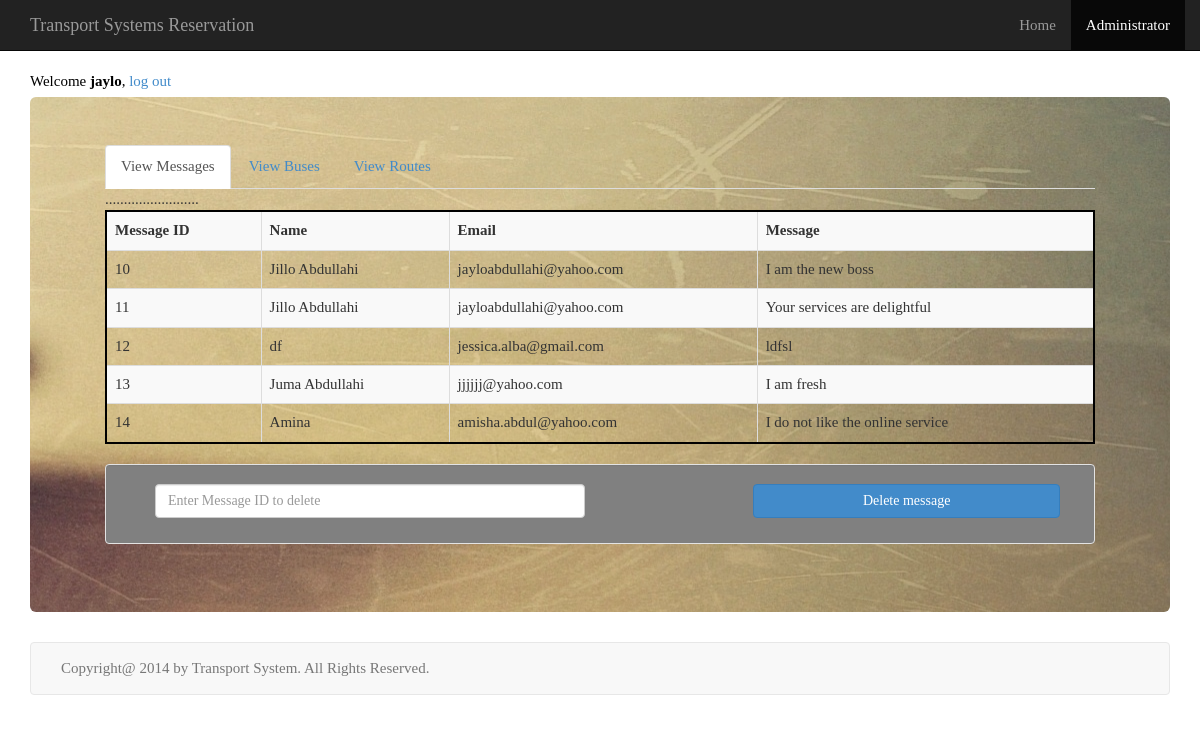
The app's page /adminPage.php (signed in) with its own data.
### tables this page shows
CREATE TABLE IF NOT EXISTS `contactus` (
  `id` int(254) NOT NULL AUTO_INCREMENT,
  `name` varchar(254) NOT NULL,
  `email` varchar(254) NOT NULL,
  `message` varchar(254) NOT NULL,
  PRIMARY KEY (`id`)
);

### libs/adminStuff.php (shortened to what this page needs)
<?php
$getCustomerMessages = "SELECT * FROM contactus LIMIT 0,30";
$custRecord = mysql_query($getCustomerMessages);
	while ($customer = mysql_fetch_assoc($custRecord))
	 {
		echo "<tr>.";
		echo "<td>".$customer['id']."</td>.";
		echo "<td>".$customer['name']."</td>.";
		echo "<td>".$customer['email']."</td>.";
		echo "<td>".$customer['message']."</td>.";
		echo "</tr>";
	}
?>

### styles.css (style rules this page uses)
body { background-image: url(img_background.png); font-family: Comic Sans MS; font-size: 15px; }

### records on screen
contactus: id "10", name "Jillo Abdullahi", email "jayloabdullahi@yahoo.com", message "I am the new boss"
contactus: id "11", name "Jillo Abdullahi", email "jayloabdullahi@yahoo.com", message "Your services are delightful"
contactus: id "12", name "df", email "jessica.alba@gmail.com", message "ldfsl"
contactus: id "13", name "Juma Abdullahi", email "jjjjjj@yahoo.com", message "I am fresh"
contactus: id "14", name "Amina", email "amisha.abdul@yahoo.com", message "I do not like the online service"

### other values on screen
$username "jaylo"
